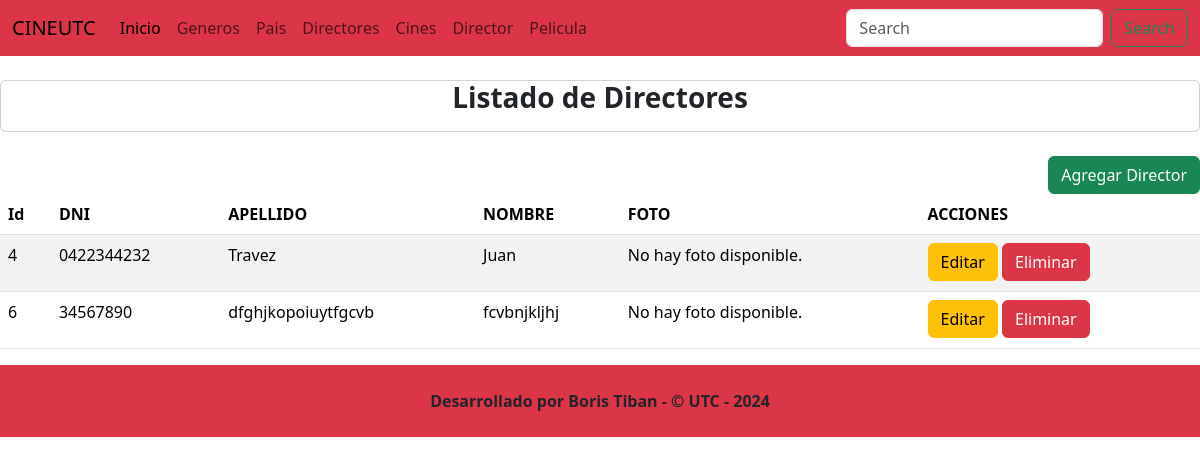
/listadoDirectores/, run on the app's committed database.
### Aplicaciones/Cartelera/models.py (models this page shows, shortened)
class Director(models.Model):
    id=models.AutoField(primary_key=True)
    dni=models.CharField(max_length=15)
    apellido=models.CharField(max_length=50)
    nombre=models.CharField(max_length=50)
    estado=models.BooleanField(default=True)
    foto = models.ImageField(upload_to='directores/', null=True, blank=True)

### Aplicaciones/Cartelera/views.py (the view)
# urls.py: path('listadoDirectores/', views.listadoDirectores, name='listadoDirectores'),
def listadoDirectores(request):
    directoresBdd=Director.objects.all()
    return render(request,'listadoDirectores.html', {'directores':directoresBdd})

### Aplicaciones/Cartelera/templates/listadoDirectores.html (shortened to what this page needs)
{% extends "./plantilla.html" %}
{% block body %}
    <br>
    <div class="card">
        <div class="card-title text-center">
            <h3><b>Listado de Directores</b></h3>
        </div>
    </div>
    <br>
    <div class="text-end">
        <a href="{% url 'nuevoDirector' %}" class="btn btn-success">Agregar Director</a>
    </div>
    <table class="table table-borderd table-striped table-hover" id="tbl-directores">
        <thead>
            <tr>
                <th>Id</th>
                <th>DNI</th>
                <th>APELLIDO</th>
                <th>NOMBRE</th>
                <th>FOTO</th>
                <th>ACCIONES</th>
            </tr>
        </thead>
        <tbody>
            {% for directorTemporal in directores %}
            <tr>
                <td>{{directorTemporal.id}}</td>
                <td>{{directorTemporal.dni}}</td>
                <td>{{directorTemporal.apellido}}</td>
                <td>{{directorTemporal.nombre}}</td>
                <td>
                    {% if directoresTemporal.foto %}
                        <a download href="{{ directorTemporal.foto.url }}" target="_blank">
                            <img src="{{ directorTemporal.foto.url }}" alt="" width="100px" height="100px">
                        </a>
                    {% else %}
                        <p>No hay foto disponible.</p>
                    {% endif %}
                </td>
                <td>
                    <a href="{% url 'editarDirector' directorTemporal.id %}"class="btn btn-warning">Editar</a>
                    <a href="{% url 'eliminarDirector' directorTemporal.id %}"
                    onclick="return confirm('Esta seguro?')" class="btn btn-danger">Eliminar</a>
                </td>
            </tr>
            {% endfor %}
        </tbody>
    </table>
{% endblock %}

### data on the page
Director: id "4", dni "0422344232", apellido "Travez", nombre "Juan"
Director: id "6", dni "34567890", apellido "dfghjkopoiuytfgcvb", nombre "fcvbnjkljhj"
